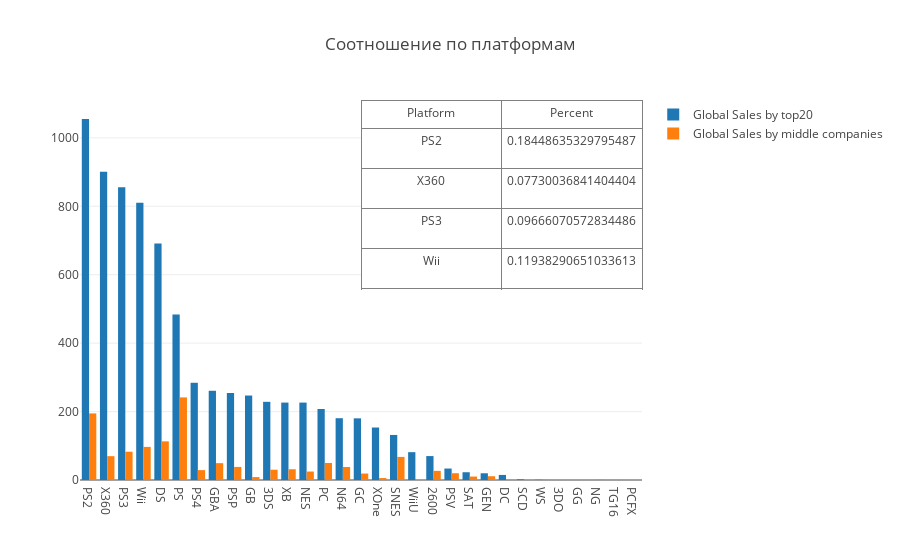

Source (notebook cell):
### Code cell
trace1 = go.Bar(
    x=df_top_platform.index,
    y=df_top_platform.Global_Sales,
    name='Global Sales by top20'
)

trace2 = go.Bar(
    x=df_middle_platform.index,
    y=df_middle_platform.Global_Sales,
    name='Global Sales by middle companies')

trace_table = go.Table(
    header=dict(values=['Platform', 'Percent']),
    cells=dict(values=[df_together.index, df_together.Percent],
               height=40),
    domain=dict(x=[0.5, 1],
                y=[0.5, 1]))

data = [trace1, trace2, trace_table]
layout = {'title': 'Соотношение по платформам'}

fig = go.Figure(data=data, layout=layout)
iplot(fig, show_link=False)

### Figure 1 — Plotly figure (JSON) as saved in the notebook; plotly's stock layout.template omitted (floating-point values rounded to 4 significant figures)
{"data": [{"name": "Global Sales by top20", "type": "bar", "uid": "1a8c4ab1-1295-4ee0-a914-5c6f51f2e670", "x": ["PS2", "X360", "PS3", "Wii", "DS", "PS", "PS4", "GBA", "PSP", "GB", "3DS", "XB", "NES", "PC", "N64", "GC", "XOne", "SNES", "WiiU", "2600", "PSV", "SAT", "GEN", "DC", "SCD", "WS", "3DO", "GG"], "y": [1055.0, 901.2, 855.6, 810.3, 691.2, 483.9, 284.2, 260.8, 254.0, 246.9, 228.5, 226.3, 226.3, 207.5, 180.6, 180.2, 153.4, 131.7, 81.37, 69.91, 33.49, 22.67, 19.64, 14.81, 1.87, 0.66, 0.06, 0.04]}, {"name": "Global Sales by middle companies", "type": "bar", "uid": "ca6568a8-5437-4a34-887b-63a082c5de89", "x": ["PS", "PS2", "DS", "Wii", "PS3", "X360", "SNES", "PC", "GBA", "PSP", "N64", "XB", "3DS", "PS4", "2600", "NES", "PSV", "GC", "GEN", "SAT", "GB", "XOne", "NG", "DC", "WiiU", "WS", "TG16", "PCFX"], "y": [241.4, 194.7, 112.9, 96.73, 82.7, 69.66, 67.5, 49.85, 49.24, 38.21, 38.0, 31.45, 30.04, 28.9, 26.74, 24.74, 19.83, 18.91, 11.0, 10.05, 8.55, 5.69, 1.42, 1.08, 0.79, 0.76, 0.16, 0.03]}, {"cells": {"height": 40, "values": [["PS2", "X360", "PS3", "Wii", "DS", "PS", "PS4", "GBA", "PSP", "GB", "3DS", "XB", "NES", "PC", "N64", "GC", "XOne", "SNES", "WiiU", "2600", "PSV", "SAT", "GEN", "DC", "WS"], [0.1845, 0.0773, 0.09666, 0.1194, 0.1634, 0.4989, 0.1017, 0.1888, 0.1504, 0.03463, 0.1315, 0.139, 0.1093, 0.2403, 0.2104, 0.1049, 0.03709, 0.5126, 0.009709, 0.3825, 0.5921, 0.4433, 0.5601, 0.07292, 1.152]]}, "domain": {"x": [0.5, 1], "y": [0.5, 1]}, "header": {"values": ["Platform", "Percent"]}, "type": "table", "uid": "1a625c6d-eef9-4ebb-8b8a-245982deed3e"}], "layout": {"title": "Соотношение по платформам"}}
